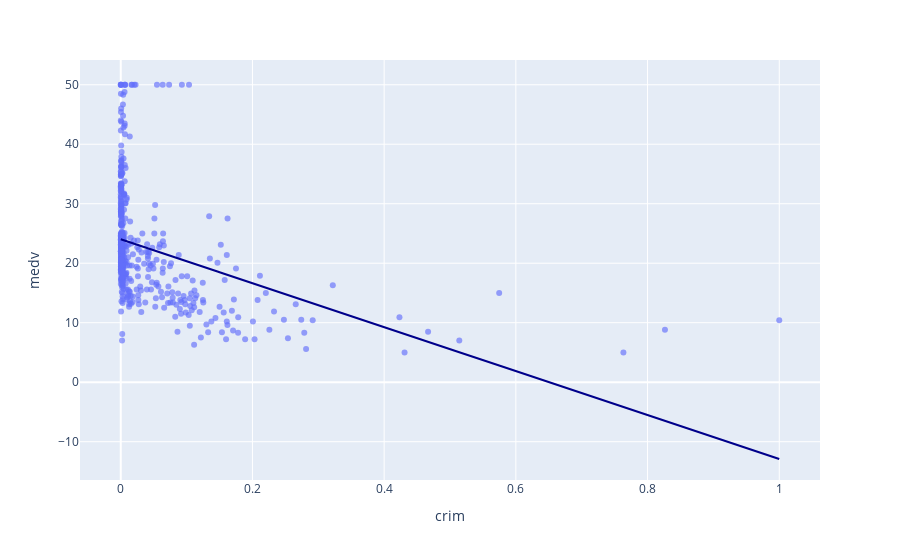

Notebook source saved alongside this figure:
### Markdown cell above
# Wizualizacja 

### Zadanie 1 (7ptk) 

Stwórz wykres rozrzutu reprezentujący relację pomiędzy kolumnami medv i crim. Nałóż na ten wykres linię trendu.

### Code cell
fig = px.scatter(
    df_boston_reald_estate, 
    x='crim', 
    y='medv', 
    opacity=0.65,
    trendline='ols', 
    trendline_color_override='darkblue'
)
fig.show()

### Figure 1 — Plotly figure (JSON) as saved in the notebook; plotly's stock layout.template omitted (floating-point values rounded to 4 significant figures; data arrays with more than 128 entries replaced by an {"elided": "..."} marker saying what was removed)
{"data": [{"hovertemplate": "crim=%{x}<br>medv=%{y}<extra></extra>", "legendgroup": "", "marker": {"color": "#636efa", "opacity": 0.65, "symbol": "circle"}, "mode": "markers", "name": "", "orientation": "v", "showlegend": false, "type": "scatter", "x": {"elided": "506 float values"}, "xaxis": "x", "y": {"elided": "506 float values"}, "yaxis": "y"}, {"hovertemplate": "<b>OLS trendline</b><br>medv = -36.9394 * crim + 24.0305<br>R<sup>2</sup>=0.150780<br><br>crim=%{x}<br>medv=%{y} <b>(trend)</b><extra></extra>", "legendgroup": "", "line": {"color": "darkblue"}, "marker": {"color": "#636efa", "symbol": "circle"}, "mode": "lines", "name": "", "showlegend": false, "type": "scatter", "x": {"elided": "506 float values"}, "xaxis": "x", "y": {"elided": "506 float values"}, "yaxis": "y"}], "layout": {"legend": {"tracegroupgap": 0}, "margin": {"t": 60}, "xaxis": {"anchor": "y", "domain": [0, 1], "title": {"text": "crim"}}, "yaxis": {"anchor": "x", "domain": [0, 1], "title": {"text": "medv"}}}}
